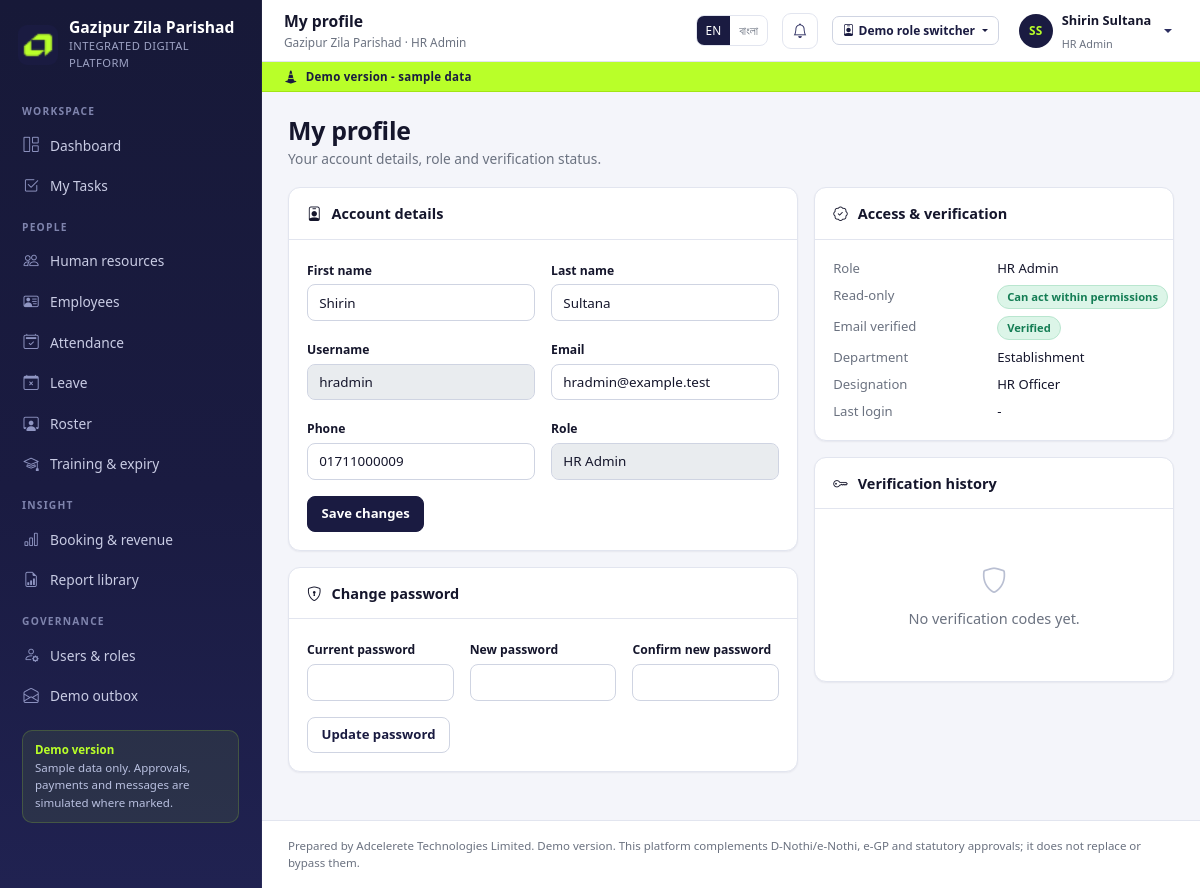
The page /profile/ (signed in) on the database its author committed.
### accounts/models.py (models this page shows, shortened)
class User(AbstractUser):
    role = models.ForeignKey(Role, null=True, blank=True, on_delete=models.SET_NULL,
                             related_name='users')
    phone = models.CharField(max_length=30, blank=True)
    department = models.ForeignKey('hr.Department', null=True, blank=True,
                                   on_delete=models.SET_NULL, related_name='users')
    designation = models.ForeignKey('hr.Designation', null=True, blank=True,
                                    on_delete=models.SET_NULL, related_name='users')
    facility = models.ForeignKey('facilities.Facility', null=True, blank=True,
                                 on_delete=models.SET_NULL, related_name='operators',
                                 help_text='Assigned facility for reception operators.')
    email_verified = models.BooleanField(default=False)
    is_demo = models.BooleanField(default=True)
    otp_code = models.CharField(max_length=8, blank=True)
    otp_created_at = models.DateTimeField(null=True, blank=True)
    otp_attempts = models.PositiveIntegerField(default=0)
    class Meta:
        ordering = ['first_name', 'username']
    @property
    def display_name(self):
        return self.get_full_name() or self.username
    @property
    def role_name(self):
        return self.role.name if self.role else 'No role'
    @property
    def is_citizen(self):
        return bool(self.role and self.role.code == 'citizen')
    @property
    def is_staff_portal_user(self):
        return bool(self.role and self.role.code != 'citizen')
    @property
    def is_read_only(self):
        return bool(self.role and self.role.is_read_only)
    def can(self, code):
        if not getattr(self, 'is_authenticated', False):
            return False
        if self.is_superuser:
            return True
        if not self.role_id:
            return False
        cache = getattr(self, '_perm_cache', None)
        if cache is None:
            cache = set(self.role.permissions.values_list('code', flat=True))
            self._perm_cache = cache
        return code in cache

class Role(models.Model):
    code = models.SlugField(max_length=40, unique=True)
    name = models.CharField(max_length=120)
    description = models.TextField(blank=True)
    permissions = models.ManyToManyField(Permission, blank=True, related_name='roles')
    is_read_only = models.BooleanField(
        default=False,
        help_text='Read-only roles cannot submit changes anywhere in the platform.',
    )
    sort_order = models.PositiveIntegerField(default=100)
    class Meta:
        ordering = ['sort_order', 'name']

### hr/models.py (models this page shows)
class Department(models.Model):
    name = models.CharField(max_length=120, unique=True)
    code = models.SlugField(max_length=30, unique=True)
    head = models.ForeignKey(settings.AUTH_USER_MODEL, null=True, blank=True,
                             on_delete=models.SET_NULL, related_name='headed_departments')
    class Meta:
        ordering = ['name']
    def __str__(self):
        return self.name

class Designation(models.Model):
    name = models.CharField(max_length=120)
    department = models.ForeignKey(Department, null=True, blank=True,
                                   on_delete=models.SET_NULL, related_name='designations')
    class Meta:
        ordering = ['name']
    def __str__(self):
        return self.name

### accounts/views.py (the view, shortened to what this page needs)
# urls.py: path('profile/', views.profile_view, name='profile'),
def profile_view(request):
    if not request.user.is_authenticated:
        return redirect('/login/')
    user = request.user
    return render(request, 'accounts/profile.html', {
        'page_title': 'My profile',
        'identities': request.user.verification_codes.all()[:5],
    })

### accounts/demo.py (called while the page is built)
def demo_accounts():
    from accounts.models import User
    existing = {
        u.username: u for u in User.objects.filter(
            username__in=[a[0] for a in DEMO_ACCOUNTS]
        ).select_related('role')
    }
    out = []
    for username, label in DEMO_ACCOUNTS:
        user = existing.get(username)
        out.append({
            'username': username,
            'label': user.role.name if user and user.role else label,
            'name': user.display_name if user else label,
            'role_code': user.role.code if user and user.role else '',
        })
    return out

### accounts/nav.py (called while the page is built)
def build_nav(user):
    if not user or not user.is_authenticated:
        return []
    is_citizen = user.is_citizen
    groups = []
    for group_label, items in NAV:
        visible = []
        for label, url, perm, icon in items:
            if perm is None:
                if is_citizen:
                    continue
            elif not user.can(perm):
                continue
            visible.append({'label': label, 'url': url, 'icon': icon})
        if visible:
            groups.append({'label': group_label, 'items': visible})
    return groups

### core/i18n.py (called while the page is built)
def translate(text, lang='en'):
    if lang == 'bn':
        return BN.get(text) or BN_EXTRA.get(text) or text
    return text

### core/models.py (called while the page is built)
def get_setting(key, default=''):
    from core.models import AppSetting
    try:
        return AppSetting.objects.get(key=key).value
    except AppSetting.DoesNotExist:
        return default

### core/templatetags/gzp.py (called while the page is built)
@register.simple_tag(takes_context=True)
def t(context, text):
    return i18n.translate(text, context.get('lang', 'en'))

@register.filter
def tr(value, lang):
    return i18n.translate(str(value), lang)

@register.filter
def dt(value, fmt='d M Y, H:i'):
    if not value:
        return '-'
    if timezone.is_aware(value):
        value = timezone.localtime(value)
    return formats.date_format(value, fmt)

@register.filter
def initials(value):
    parts = [p for p in str(value or '').split() if p]
    return ''.join(p[0].upper() for p in parts[:2]) or '?'

@register.simple_tag
def nav_active(request, prefix):
    path = request.path
    if prefix == '/app/':
        return 'active' if path == '/app/' else ''
    return 'active' if path.startswith(prefix) else ''

### templates/accounts/profile.html (shortened to what this page needs)
{% extends 'base.html' %}
{% load gzp %}
{% block content %}
<div class="page-head">
  <div>
    <h1>{% t "My profile" %}</h1>
    <div class="sub">Your account details, role and verification status.</div>
  </div>
</div>
<div class="row g-3">
  <div class="col-lg-7">
    <div class="card mb-3">
      <div class="card-header"><i class="bi bi-person-badge"></i> Account details</div>
      <div class="card-body">
        <form method="post">
          <div class="row g-3">
            <div class="col-md-6">
              <label class="form-label">First name</label>
              <input class="form-control" name="first_name" value="{{ user.first_name }}">
            </div>
            <div class="col-md-6">
              <label class="form-label">Last name</label>
              <input class="form-control" name="last_name" value="{{ user.last_name }}">
            </div>
            <div class="col-md-6">
              <label class="form-label">Username</label>
              <input class="form-control" value="{{ user.username }}" disabled>
            </div>
            <div class="col-md-6">
              <label class="form-label">{% t "Email" %}</label>
              <input class="form-control" type="email" name="email" value="{{ user.email }}">
            </div>
            <div class="col-md-6">
              <label class="form-label">{% t "Phone" %}</label>
              <input class="form-control" name="phone" value="{{ user.phone }}">
            </div>
            <div class="col-md-6">
              <label class="form-label">Role</label>
              <input class="form-control" value="{{ user.role_name }}" disabled>
            </div>
          </div>
          <button class="btn btn-primary mt-3" type="submit">{% t "Save changes" %}</button>
        </form>
      </div>
    </div>
    <div class="card">
      <div class="card-header"><i class="bi bi-shield-lock"></i> Change password</div>
      <div class="card-body">
        <form method="post">
          <div class="row g-3">
            <div class="col-md-4">
              <label class="form-label">Current password</label>
              <input class="form-control" type="password" name="current_password" required>
            </div>
            <div class="col-md-4">
              <label class="form-label">New password</label>
              <input class="form-control" type="password" name="new_password1" required>
            </div>
            <div class="col-md-4">
              <label class="form-label">Confirm new password</label>
              <input class="form-control" type="password" name="new_password2" required>
            </div>
          </div>
          <button class="btn btn-outline-primary mt-3" type="submit">Update password</button>
        </form>
      </div>
    </div>
  </div>
  <div class="col-lg-5">
    <div class="card mb-3">
      <div class="card-header"><i class="bi bi-patch-check"></i> Access & verification</div>
      <div class="card-body">
        <div class="kv">
          <dt>Role</dt><dd>{{ user.role_name }}</dd>
          <dt>Read-only</dt><dd>{% if user.is_read_only %}<span class="chip chip-warning">Read-only</span>{% else %}<span class="chip chip-success">Can act within permissions</span>{% endif %}</dd>
          <dt>Email verified</dt><dd>{% if user.email_verified %}<span class="chip chip-success">Verified</span>{% else %}<span class="chip chip-warning">Pending</span>{% endif %}</dd>
          <dt>Department</dt><dd>{{ user.department|default:"-" }}</dd>
          <dt>Designation</dt><dd>{{ user.designation|default:"-" }}</dd>
          <dt>Last login</dt><dd>{{ user.last_login|dt }}</dd>
        </div>
      </div>
    </div>
    <div class="card">
      <div class="card-header"><i class="bi bi-key"></i> Verification history</div>
      <div class="card-body">
        {% for code in identities %}
          <div class="list-row">
            <div class="ic"><i class="bi bi-shield-check"></i></div>
            <div class="grow">
              <b>{{ code.get_purpose_display }} code</b>
              <span>{{ code.created_at|dt }} · {{ code.attempts }} attempt{{ code.attempts|pluralize }}</span>
            </div>
            {% if code.used_at %}<span class="chip chip-success">Used</span>{% else %}<span class="chip chip-muted">Unused</span>{% endif %}
          </div>
        {% empty %}
          <div class="table-empty"><i class="bi bi-shield"></i>No verification codes yet.</div>
        {% endfor %}
      </div>
    </div>
  </div>
</div>
{% endblock %}

### templates/base.html (shortened to what this page needs)
{% load static gzp %}<!doctype html>
<html lang="{{ lang }}">
<head>
  <link rel="stylesheet" href="{% static 'vendor/bootstrap/bootstrap.min.css' %}">
  <link rel="stylesheet" href="{% static 'vendor/bootstrap-icons/bootstrap-icons.min.css' %}">
  <link rel="stylesheet" href="{% static 'css/gzp.css' %}">
</head>
<body class="{% block body_class %}{% endblock %}">
{% if user.is_authenticated and user.is_staff_portal_user %}
  <aside class="sidebar" id="sidebar" aria-label="Main navigation">
    <div class="brand">
      <img src="{% static 'img/adcelerete_logo.png' %}" alt="Adcelerete logo">
      <div>
        <div class="brand-name">{{ APP_NAME_MAIN }}</div>
        <div class="brand-sub">{{ APP_NAME_SUB }}</div>
      </div>
    </div>
    <div class="sidebar-scroll">
      {% for group in nav_groups %}
        <div class="nav-group">
          <div class="nav-group-label">{{ group.label|tr:lang }}</div>
          {% for item in group.items %}
            <a class="nav-item {% nav_active request item.url %}" href="{{ item.url }}">
              <i class="bi bi-{{ item.icon }}"></i><span>{{ item.label|tr:lang }}</span>
            </a>
          {% endfor %}
        </div>
      {% endfor %}
      <div class="sidebar-note">
        <strong>{% t "Demo version" %}</strong><br>
        Sample data only. Approvals, payments and messages are simulated where marked.
      </div>
    </div>
  </aside>
  <div class="app-shell">
    <header class="topbar">
      <div>
        <div class="page-title">{% block topbar_title %}{{ page_title|default:"Dashboard" }}{% endblock %}</div>
        <div class="crumb">{{ APP_NAME_MAIN }} · {{ user.role_name }}</div>
      </div>
      <div class="lang-switch" role="group" aria-label="Language">
        <a class="{% if lang == 'en' %}on{% endif %}" href="/lang/en/?next={{ request.get_full_path|urlencode }}">EN</a>
        <a class="{% if lang == 'bn' %}on{% endif %}" href="/lang/bn/?next={{ request.get_full_path|urlencode }}">বাংলা</a>
      </div>
      <a class="icon-btn" href="/app/notifications/" aria-label="Notifications">
        <i class="bi bi-bell"></i>
      </a>
      {% if DEMO_MODE %}{% include 'partials/demo_switcher.html' %}{% endif %}
      <div class="dropdown">
        <a class="user-chip dropdown-toggle" href="#" data-bs-toggle="dropdown" aria-expanded="false">
          <span class="avatar">{{ user.display_name|initials }}</span>
          <span class="d-none d-lg-block">
            <span class="u-name">{{ user.display_name }}</span><br>
            <span class="u-role">{{ user.role_name }}</span>
          </span>
        </a>
      </div>
    </header>
    <div class="demo-ribbon"><i class="bi bi-cone-striped"></i> {% t "Demo version - sample data" %}</div>
    <main class="page" id="main">
{% endif %}
      {% block content %}{% endblock %}
{% if user.is_authenticated and user.is_staff_portal_user %}
    </main>
    <footer class="app-footer">
      Prepared by {{ SUPPLIER }}. Demo version. This platform complements D-Nothi/e-Nothi, e-GP and statutory approvals; it does not replace or bypass them.
    </footer>
  </div>
{% endif %}
</body>
</html>

### rows shown on the page
User: role_name "HR Admin", display_name|initials "SS", display_name "Shirin Sultana", first_name "Shirin", last_name "Sultana", username "hradmin", email "hradmin@example.test", phone "01711000009", department "Establishment", designation "HR Officer", last_login|dt "-"

### other values the page prints
{{ APP_NAME_MAIN }} "Gazipur Zila Parishad"
{{ APP_NAME_SUB }} "INTEGRATED DIGITAL PLATFORM"
{{ group.label|tr:lang }} "WORKSPACE" "PEOPLE" "INSIGHT" "GOVERNANCE"
{{ item.label|tr:lang }} "Dashboard" "My Tasks" "Human resources" "Employees" "Attendance" "Leave" "Roster" "Training & expiry" "Booking & revenue" "Report library" "Users & roles" "Demo outbox"
{{ page_title|default:"Dashboard" }} "My profile"
{{ SUPPLIER }} "Adcelerete Technologies Limited"
